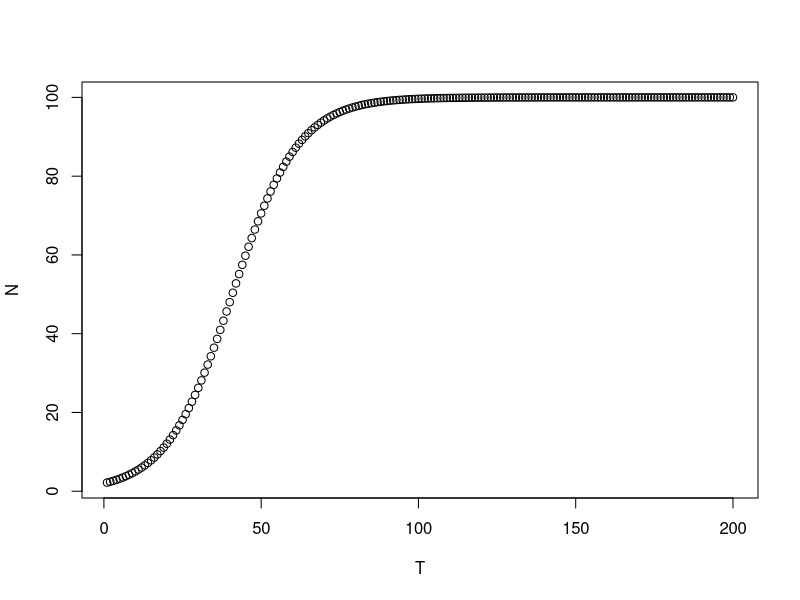

The R script that drew this image:
      #Section 12 

phi <- 1
for (k in 1:100) {
  phi <- 1+1/phi
  print(c(k,phi))
}
a <- 1.1
b <- 0.001
T <- seq(from=1,to=200,by=1)
N <- numeric(length(T))
n <- 2
for (t in T) {
  n <- a*n/(1+b*n)
  N[t] <- n
}
plot(T,N)

T <- 1
N <- numeric(length(T))
for (t in 1:length(T)) {
  n <- a*n/(1+b*n)
  N[t] <- n
}
N
T <- 0
N <- numeric(length(T))
for (t in 1:length(T)) {
  n <- a*n/(1+b*n)
  N[t] <- n
}
N

phi <- 20
k <- 1
while (k <= 100) {
  phi <- 1+1/phi
  print(c(k,phi))
  k <- k+1
}

phi <- 20
conv <- FALSE
while (!conv) {
  phi.new <- 1+1/phi
  conv <- phi==phi.new
  phi <- phi.new
}
phi
#only one iteration was needed 
phi <- 3
for (k in seq_len(1000)) {
  phi.new <- 1+1/phi
  if (phi==phi.new) break
  phi <- phi.new
}
phi #1.618034

phi <- 3
while (TRUE) {
  phi.new <- 1+1/phi
  if (phi==phi.new) break
  phi <- phi.new
}
phi#Yes! this phi is 1.618034 therefore it worked identically to the for loop above 

